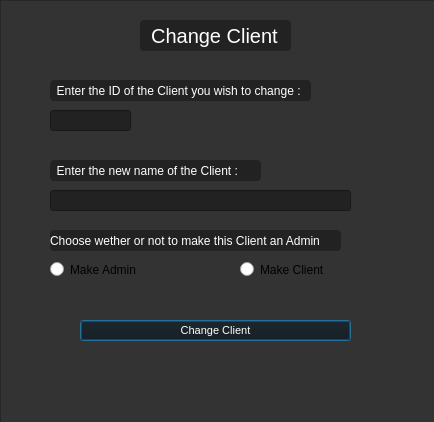
<?xml version="1.0" encoding="UTF-8"?>
<ui version="4.0">
 <class>EditClientWindow</class>
 <widget class="QDialog" name="EditClientWindow">
  <property name="geometry">
   <rect>
    <x>0</x>
    <y>0</y>
    <width>434</width>
    <height>422</height>
   </rect>
  </property>
  <property name="windowTitle">
   <string>Dialog</string>
  </property>
  <property name="styleSheet">
   <string notr="true">QDialog#EditCarWindow
{
        color:333;
}

QLabel#enterIDlbl, QLabel#enterINewName, QLabel#enterINewBrand, QLabel#enterNewPrice, QLabel#enterCarDescription, QLabel#enterINewName_2
{
        color:white;
        font-size:12px;
        background-color:#222;
        border-radius:4px;
}

QLabel#changeCarlbl
{
        font-size:20px;
        color:white;
        background-color:#222;
        border-radius:4px;
}

QFrame#frameEditCar
{
        background-color:#333;
}

QPushButton#changeCarButt
{
        color:white;
	font-size:11px;
        background-color:#111;
}

QPushButton#changeCarButt::hover
{
        color:white;
font-size:11px;
        background-color:#444;
}

QTextEdit#TextEditNewDescrpt
{
        background-color:#222;
}

QLineEdit#IDLineEdit, QLineEdit#CarNewNameLineEdit, QLineEdit#CarNewBrandLineEdit, QLineEdit#NewPricelbl
{
        background-color:#222;
}

QRadioButton
{
	font-size:12px;
}</string>
  </property>
  <widget class="QLabel" name="enterIDlbl">
   <property name="geometry">
    <rect>
     <x>50</x>
     <y>80</y>
     <width>261</width>
     <height>21</height>
    </rect>
   </property>
   <property name="text">
    <string>  Enter the ID of the Client you wish to change :</string>
   </property>
  </widget>
  <widget class="QLineEdit" name="IDLineEdit">
   <property name="geometry">
    <rect>
     <x>50</x>
     <y>110</y>
     <width>81</width>
     <height>21</height>
    </rect>
   </property>
  </widget>
  <widget class="QLabel" name="enterINewName">
   <property name="geometry">
    <rect>
     <x>50</x>
     <y>160</y>
     <width>211</width>
     <height>21</height>
    </rect>
   </property>
   <property name="text">
    <string>  Enter the new name of the Client :</string>
   </property>
  </widget>
  <widget class="QLineEdit" name="CarNewNameLineEdit">
   <property name="geometry">
    <rect>
     <x>50</x>
     <y>190</y>
     <width>301</width>
     <height>21</height>
    </rect>
   </property>
  </widget>
  <widget class="QFrame" name="frameEditCar">
   <property name="geometry">
    <rect>
     <x>0</x>
     <y>0</y>
     <width>441</width>
     <height>621</height>
    </rect>
   </property>
   <property name="frameShape">
    <enum>QFrame::StyledPanel</enum>
   </property>
   <property name="frameShadow">
    <enum>QFrame::Raised</enum>
   </property>
   <widget class="QLabel" name="changeCarlbl">
    <property name="geometry">
     <rect>
      <x>140</x>
      <y>20</y>
      <width>151</width>
      <height>31</height>
     </rect>
    </property>
    <property name="text">
     <string>  Change Client</string>
    </property>
   </widget>
   <widget class="QRadioButton" name="rb1">
    <property name="geometry">
     <rect>
      <x>50</x>
      <y>260</y>
      <width>191</width>
      <height>19</height>
     </rect>
    </property>
    <property name="text">
     <string>Make Admin</string>
    </property>
   </widget>
   <widget class="QPushButton" name="changeCarButt">
    <property name="geometry">
     <rect>
      <x>80</x>
      <y>320</y>
      <width>271</width>
      <height>21</height>
     </rect>
    </property>
    <property name="text">
     <string>Change Client</string>
    </property>
   </widget>
   <widget class="QLabel" name="enterINewName_2">
    <property name="geometry">
     <rect>
      <x>50</x>
      <y>230</y>
      <width>291</width>
      <height>21</height>
     </rect>
    </property>
    <property name="text">
     <string>Choose wether or not to make this Client an Admin</string>
    </property>
   </widget>
   <widget class="QRadioButton" name="rb2">
    <property name="geometry">
     <rect>
      <x>240</x>
      <y>260</y>
      <width>191</width>
      <height>19</height>
     </rect>
    </property>
    <property name="text">
     <string>Make Client</string>
    </property>
   </widget>
  </widget>
  <zorder>frameEditCar</zorder>
  <zorder>enterIDlbl</zorder>
  <zorder>IDLineEdit</zorder>
  <zorder>enterINewName</zorder>
  <zorder>CarNewNameLineEdit</zorder>
 </widget>
 <resources/>
 <connections/>
</ui>
